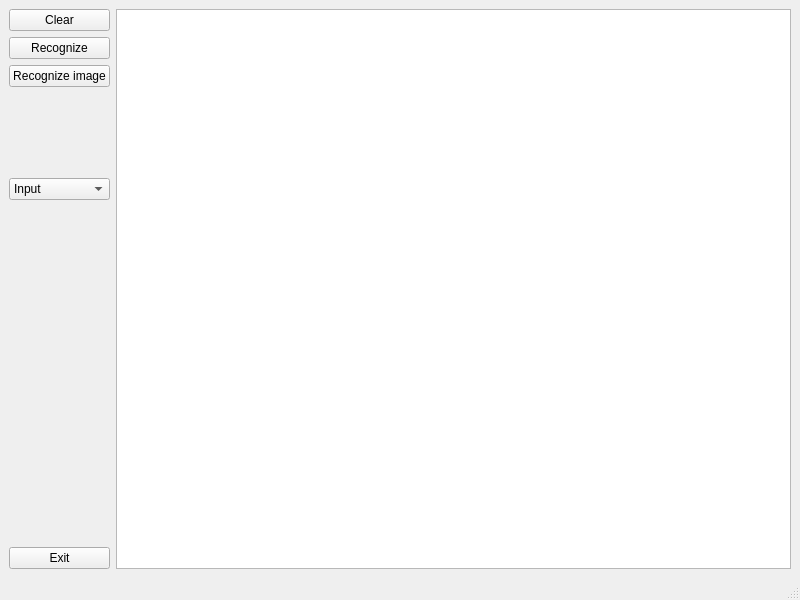
<?xml version="1.0" encoding="UTF-8"?>
<ui version="4.0">
 <class>mainWindow</class>
 <widget class="QMainWindow" name="mainWindow">
  <property name="geometry">
   <rect>
    <x>0</x>
    <y>0</y>
    <width>800</width>
    <height>600</height>
   </rect>
  </property>
  <property name="windowTitle">
   <string>MainWindow</string>
  </property>
  <widget class="QWidget" name="centralwidget">
   <layout class="QHBoxLayout" name="horizontalLayout_2">
    <item>
     <layout class="QHBoxLayout" name="horizontalLayout">
      <item>
       <layout class="QVBoxLayout" name="verticalLayout">
        <item>
         <widget class="QPushButton" name="clearButton">
          <property name="text">
           <string>Clear</string>
          </property>
         </widget>
        </item>
        <item>
         <widget class="QPushButton" name="recButton">
          <property name="text">
           <string>Recognize</string>
          </property>
         </widget>
        </item>
        <item>
         <widget class="QPushButton" name="recImButton">
          <property name="text">
           <string>Recognize image</string>
          </property>
         </widget>
        </item>
        <item>
         <spacer name="verticalSpacer_2">
          <property name="orientation">
           <enum>Qt::Vertical</enum>
          </property>
          <property name="sizeHint" stdset="0">
           <size>
            <width>20</width>
            <height>40</height>
           </size>
          </property>
         </spacer>
        </item>
        <item>
         <widget class="QComboBox" name="stages">
          <property name="currentIndex">
           <number>0</number>
          </property>
          <item>
           <property name="text">
            <string>Input</string>
           </property>
          </item>
          <item>
           <property name="text">
            <string>Contour</string>
           </property>
          </item>
          <item>
           <property name="text">
            <string>Vectorization</string>
           </property>
          </item>
          <item>
           <property name="text">
            <string>Dividing</string>
           </property>
          </item>
          <item>
           <property name="text">
            <string>Uniting</string>
           </property>
          </item>
         </widget>
        </item>
        <item>
         <spacer name="verticalSpacer_5">
          <property name="orientation">
           <enum>Qt::Vertical</enum>
          </property>
          <property name="sizeHint" stdset="0">
           <size>
            <width>20</width>
            <height>40</height>
           </size>
          </property>
         </spacer>
        </item>
        <item>
         <spacer name="verticalSpacer_4">
          <property name="orientation">
           <enum>Qt::Vertical</enum>
          </property>
          <property name="sizeHint" stdset="0">
           <size>
            <width>20</width>
            <height>40</height>
           </size>
          </property>
         </spacer>
        </item>
        <item>
         <spacer name="verticalSpacer_3">
          <property name="orientation">
           <enum>Qt::Vertical</enum>
          </property>
          <property name="sizeHint" stdset="0">
           <size>
            <width>20</width>
            <height>40</height>
           </size>
          </property>
         </spacer>
        </item>
        <item>
         <spacer name="verticalSpacer">
          <property name="orientation">
           <enum>Qt::Vertical</enum>
          </property>
          <property name="sizeHint" stdset="0">
           <size>
            <width>20</width>
            <height>40</height>
           </size>
          </property>
         </spacer>
        </item>
        <item>
         <widget class="QPushButton" name="exitButton">
          <property name="text">
           <string>Exit</string>
          </property>
         </widget>
        </item>
       </layout>
      </item>
      <item>
       <widget class="QGraphicsView" name="outputView"/>
      </item>
     </layout>
    </item>
   </layout>
  </widget>
  <widget class="QMenuBar" name="menubar">
   <property name="geometry">
    <rect>
     <x>0</x>
     <y>0</y>
     <width>800</width>
     <height>27</height>
    </rect>
   </property>
  </widget>
  <widget class="QStatusBar" name="statusbar"/>
 </widget>
 <resources/>
 <connections/>
</ui>
